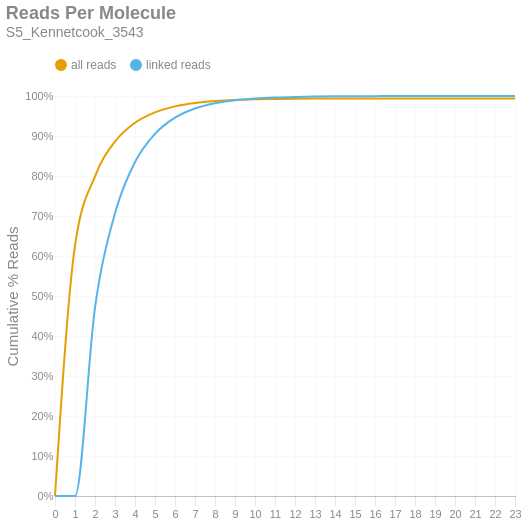

The code cell stored with this chart in its notebook:
### Markdown cell above
### Reads per Molecule
This chart shows the cumulative distribution of the number of reads per linked molecule. That is, how many alignments are associated with a unique molecule. This excludes the number of reads associated with invalid or absent linked-read barcodes. The `linked` histogram is the percentages recalculated when disregarding singletons.

### Code cell
if SKIPLR:
    print_html(f"Skipped")
else:
    counts = np.bincount(valids['reads'].cast(pl.Int64).to_numpy())
    weighted = counts * np.arange(len(counts))
    all_perc = weighted / n_reads
    linked_perc = weighted / n_linked_reads
    linked_perc[1] = 0
    binned_df = pl.DataFrame({
        'readsper': list(range(len(counts))),
        'all reads (cumsum)': np.cumsum(all_perc).tolist(),
        'linked reads (cumsum)': np.cumsum(linked_perc).tolist(),
    })

    with SafeRender(binned_df):
        (
            density_plot(binned_df, 'Reads Per Molecule', samplename, 'readspmol')
            .encode(
                x=alt.X('readsper:O', title=None).axis(labelAngle=0).scale(padding=0),
                y=alt.Y('value:Q', title='Cumulative % Reads').axis(format='%').stack(False),
                color=alt.Color("key:N").scale(domain=["all reads", "linked reads"]),
                tooltip=[
                    alt.Tooltip("key:N", title="Data Type"),
                    alt.Tooltip("readsper:O", title="Reads Per Molecule"),
                    alt.Tooltip("value:Q", format=".2%", title="% Reads (Cum.)")
                ]            
            )
        ).display()

### Figure 1 — Vega-Lite specification as saved in the notebook (floating-point values rounded to 4 significant figures)
{"width": "container", "height": 400, "config": {"title": {"anchor": "start", "dy": -15, "fontSize": 18, "color": "#888888", "subtitleColor": "#888888", "subtitleFontSize": 14}, "arc": {"fill": "#0072B2"}, "axis": {"domainColor": "#888888", "domainWidth": 0.5, "gridWidth": 0.2, "grid": false, "titleFontWeight": 400, "titleFontSize": 15, "labelFontSize": 11, "labelColor": "#888888", "tickColor": "#888888", "tickWidth": 0.2, "titleColor": "#888888"}, "axisBand": {"grid": false}, "axisX": {"grid": true, "tickSize": 10, "domainCap": "round"}, "axisY": {"domain": false, "grid": true, "tickSize": 0, "domainCap": "round"}, "background": "transparent", "header": {"labelFontSize": 15, "labelColor": "#888888", "titleFontSize": 15, "titleFontWeight": 600, "titleColor": "#888888"}, "legend": {"labelFont": "sans-serif", "labelFontSize": 12, "labelColor": "#888888", "symbolSize": 100, "symbolType": "circle", "titleFontSize": 12, "titlePadding": 10, "titleColor": "#888888", "title": null, "orient": "top"}, "range": {"category": ["#E69F00", "#56B4E9", "#009E73", "#F0E442", "#0072B2", "#D55E00", "#CC79A7", "#000000"], "diverging": ["#cfe8f3", "#a2d4ec", "#73bfe2", "#46abdb", "#1696d2", "#12719e"]}, "area": {"fill": "#0072B2", "fillOpacity": 0.7, "line": true, "strokeOpacity": 0.7}, "line": {"color": "#0072B2", "stroke": "#0072B2", "strokeWidth": 2}, "trail": {"color": "#0072B2", "stroke": "#0072B2", "strokeWidth": 0, "size": 1}, "point": {"filled": true, "fillOpacity": 1.0, "size": 95}, "text": {"color": "#888888", "fontSize": 11, "align": "right", "fontWeight": 400, "size": 11}, "bar": {"fill": "#0072B2", "stroke": null}, "view": {"stroke": null, "continuousWidth": 660, "continuousHeight": 400}}, "data": {"name": "data-a6eef648f490387a5bb2b622fc21df97"}, "mark": {"type": "line", "interpolate": "monotone", "point": {"opacity": 0, "size": 275}}, "encoding": {"color": {"field": "key", "scale": {"domain": ["all reads", "linked reads"]}, "type": "nominal"}, "tooltip": [{"field": "key", "title": "Data Type", "type": "nominal"}, {"field": "readsper", "title": "Reads Per Molecule", "type": "ordinal"}, {"field": "value", "format": ".2%", "title": "% Reads (Cum.)", "type": "quantitative"}], "x": {"axis": {"labelAngle": 0}, "field": "readsper", "scale": {"padding": 0}, "title": null, "type": "ordinal"}, "y": {"axis": {"format": "%"}, "field": "value", "stack": false, "title": "Cumulative % Reads", "type": "quantitative"}}, "params": [{"name": "param_c36ac31b6afebe62", "select": {"type": "point", "fields": ["key"]}, "bind": "legend"}], "title": {"text": "Reads Per Molecule", "subtitle": "S5_Kennetcook_3543"}, "transform": [{"fold": ["all reads (cumsum)", "linked reads (cumsum)"]}, {"calculate": "replace(datum.key, ' (cumsum)', '')", "as": "key"}, {"filter": {"param": "param_c36ac31b6afebe62"}}], "usermeta": {"embedOptions": {"downloadFileName": "S5_Kennetcook_3543.readspmol"}}, "$schema": "https://vega.github.io/schema/vega-lite/v6.1.0.json", "datasets": {"data-a6eef648f490387a5bb2b622fc21df97": [{"readsper": 0, "all reads (cumsum)": 0.0, "linked reads (cumsum)": 0.0}, {"readsper": 1, "all reads (cumsum)": 0.6259, "linked reads (cumsum)": 0.0}, {"readsper": 2, "all reads (cumsum)": 0.7993, "linked reads (cumsum)": 0.4711}, {"readsper": 3, "all reads (cumsum)": 0.8861, "linked reads (cumsum)": 0.7068}, {"readsper": 4, "all reads (cumsum)": 0.9332, "linked reads (cumsum)": 0.8348}, {"readsper": 5, "all reads (cumsum)": 0.9592, "linked reads (cumsum)": 0.9054}, {"readsper": 6, "all reads (cumsum)": 0.9741, "linked reads (cumsum)": 0.9459}, {"readsper": 7, "all reads (cumsum)": 0.9825, "linked reads (cumsum)": 0.9687}, {"readsper": 8, "all reads (cumsum)": 0.9873, "linked reads (cumsum)": 0.9817}, {"readsper": 9, "all reads (cumsum)": 0.9901, "linked reads (cumsum)": 0.9892}, {"readsper": 10, "all reads (cumsum)": 0.9917, "linked reads (cumsum)": 0.9936}, {"readsper": 11, "all reads (cumsum)": 0.9926, "linked reads (cumsum)": 0.9962}, {"readsper": 12, "all reads (cumsum)": 0.9932, "linked reads (cumsum)": 0.9978}, {"readsper": 13, "all reads (cumsum)": 0.9935, "linked reads (cumsum)": 0.9987}, {"readsper": 14, "all reads (cumsum)": 0.9937, "linked reads (cumsum)": 0.9991}, {"readsper": 15, "all reads (cumsum)": 0.9938, "linked reads (cumsum)": 0.9994}, {"readsper": 16, "all reads (cumsum)": 0.9939, "linked reads (cumsum)": 0.9996}, {"readsper": 17, "all reads (cumsum)": 0.9939, "linked reads (cumsum)": 0.9998}, {"readsper": 18, "all reads (cumsum)": 0.994, "linked reads (cumsum)": 0.9999}, {"readsper": 19, "all reads (cumsum)": 0.994, "linked reads (cumsum)": 0.9999}, {"readsper": 20, "all reads (cumsum)": 0.994, "linked reads (cumsum)": 0.9999}, {"readsper": 21, "all reads (cumsum)": 0.994, "linked reads (cumsum)": 1.0}, {"readsper": 22, "all reads (cumsum)": 0.994, "linked reads (cumsum)": 1.0}, {"readsper": 23, "all reads (cumsum)": 0.994, "linked reads (cumsum)": 1.0}]}}
